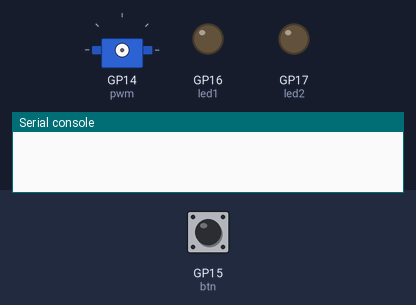
A program run on a simulated Raspberry Pi Pico running CircuitPython. On the bench: servo, output pins drawn as LEDs (lit = HIGH), the last lines printed to the serial console. Dashed ring = blinking. Inputs (shaded band) come from the test bench; at power-on: GP15 (btn) HIGH. Pins used as bus, display or sensor lines are not drawn.

Above: at 1.2 s.
1.3 s: GP15 (btn) pulled LOW for 0.15 s
At 1.7 s:
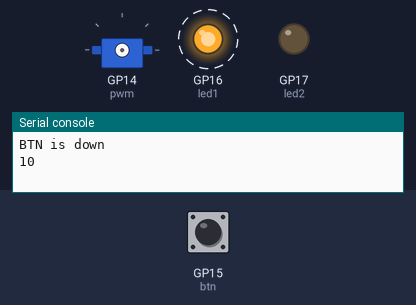
At 11.45 s:
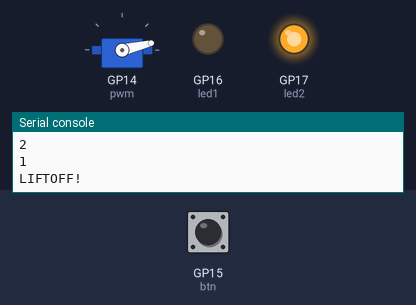
Timing chart, 0 to 13.1 s (numbered marks = the images above; inputs shaded):
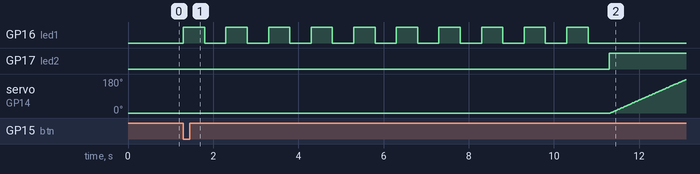

Measured:
- after the input at 1.3 s, GP16 (led1): alternates HIGH for 0.50 s and LOW for 0.50 s, 20 changes in all, then stays LOW, starting at once; GP17 (led2): LOW → HIGH after 10.0 s; servo on GP14 (pwm): moves from 0° to 176° over 1.8 s, starting after 10.0 s

The program:

countdown_p4.py
```python
# type: ignore
import time
import board
import digitalio
from digitalio import DigitalInOut, Direction, Pull
import pwmio
from adafruit_motor import servo

led1 = digitalio.DigitalInOut(board.GP16)
led1.direction = digitalio.Direction.OUTPUT
led2 = digitalio.DigitalInOut(board.GP17)
led2.direction = digitalio.Direction.OUTPUT # red and green led output location

btn = DigitalInOut(board.GP15)
btn.direction = Direction.INPUT
btn.pull = Pull.UP # set pin number and input as pull up

pwm = pwmio.PWMOut(board.GP14, duty_cycle=2 ** 15, frequency=50) #placeholder for whatever pin I choose
my_servo = servo.Servo(pwm)

prev_state = btn.value # new variable

while True:
    cur_state = btn.value # new variable
    if cur_state != prev_state: # if the state of the button changes
        if not cur_state: # if the button is pressed
            print("BTN is down")
            for x in range(10, 0, -1): # in the range from 10 to 0 going down by 1
                print(x) # print the variable
                led1.value = True
                time.sleep(0.5)
                led1.value = False
                time.sleep(0.5) # blink red led
            led2.value = True # turn on green led
            print("LIFTOFF!")
            for angle in range(0, 180, 1):  # 0 - 180 degrees, 1 degrees at a time.
                my_servo.angle = angle
                time.sleep(0.01)
            time.sleep(3.0)
            led2.value = False # turn on green light and print liftoff then turn the light off after 3 seconds
            for angle in range(180, 0, -1):  # 180 - 0 degrees, 1 degrees at a time.
                my_servo.angle = angle
                time.sleep(0.01) # reset servo
        else:
            print("BTN is up")

    prev_state = cur_state # reset button value to unpressed
```
